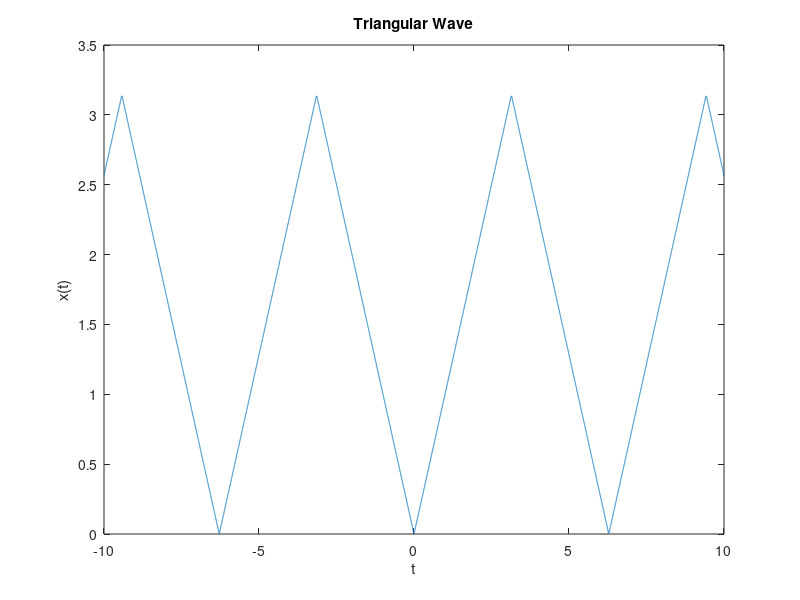

The MATLAB script that drew this image: (Note: this script raises an error after producing the figure.)
t=-10:0.001:10;
n=1:2:100;
x=pi/2-sum(4./(pi*n.*n) * cos(n'*t), 1);
figure;
plot(t, x);
xlabel('t');
ylabel('x(t)');
title('Triangular Wave');
subtitle({'$x(t)=|t|, \quad -\pi < t < \pi$, \quad ', ... 
    '$x(t+2\pi)=x(t)$', ...
    '$x(t)=\frac{\pi}{2} + \frac{2}{\pi}\sum\limits_{n=1}^{\infty}\frac{1}{n^2}(cos(n\pi)-1)cos(nt) $'}, ...
    'Interpreter', 'Latex', 'Fontsize', 10);
grid;
axis equal;
set(gcf, 'Units', 'pixels');
set(gcf, 'OuterPosition', [100 100 1000 1000]);